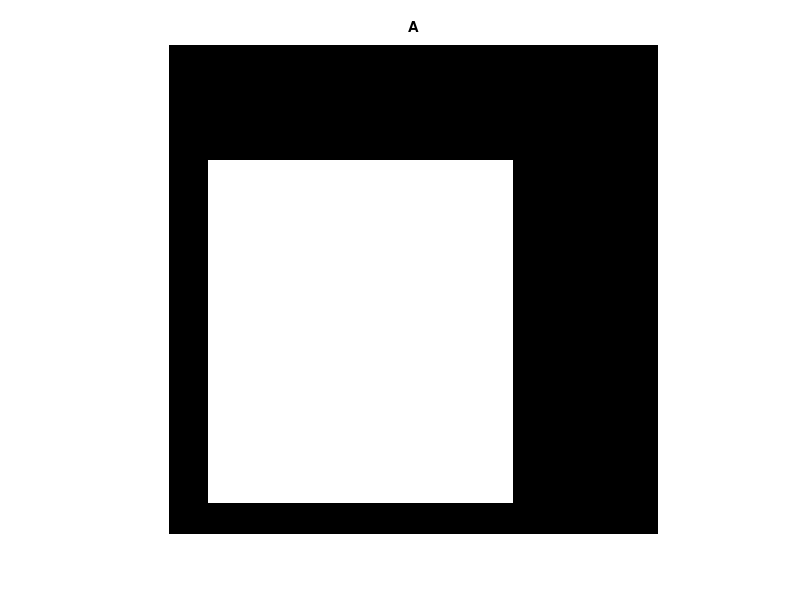
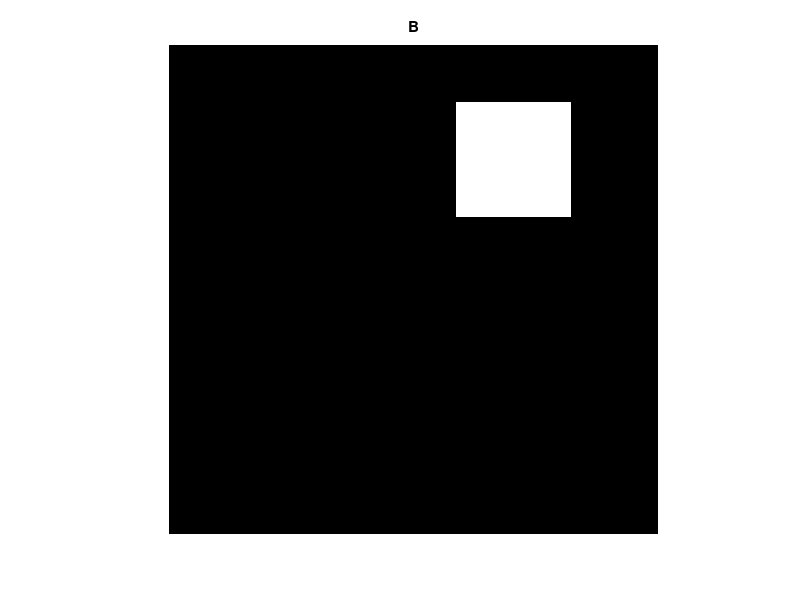
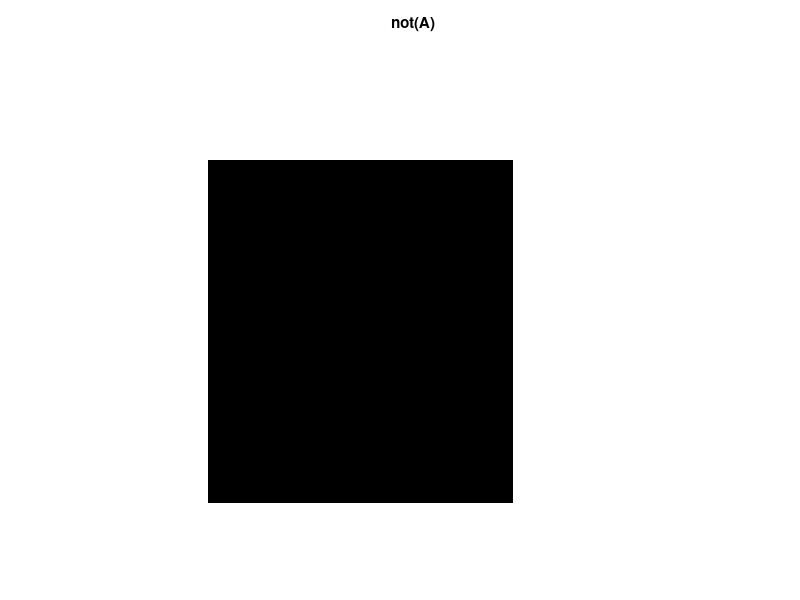
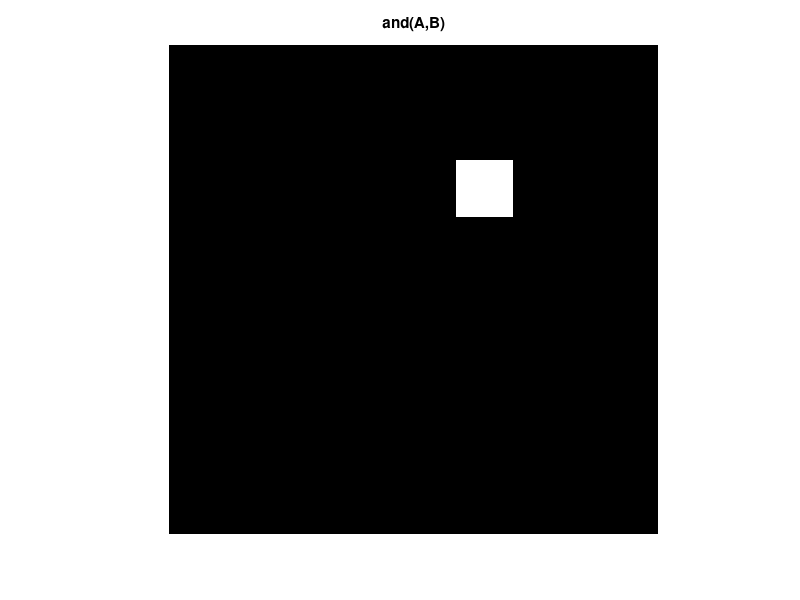

Recreate these plots in MATLAB, in order.
% Example:
%
% Logic Operations
%
% Computer Vision Course
% (c) Domingo Mery (2014) - http://dmery.ing.puc.cl

close all
A = zeros(256,256);
A(61:240,21:180) = ones(180,160);
B = zeros(256,256);
B(31:90,151:210) = ones(60,60);
figure,imshow(A), title('A');pause
figure,imshow(B), title('B');pause
figure,imshow(not(A)), title('not(A)');pause
figure,imshow(and(A,B)), title('and(A,B)');pause
figure,imshow(or(A,B)), title('or(A,B)');pause
figure,imshow(xor(A,B)), title('xor(A,B)');pause
figure,imshow(and(not(A),B)), title('and(not(A),B)');pause

